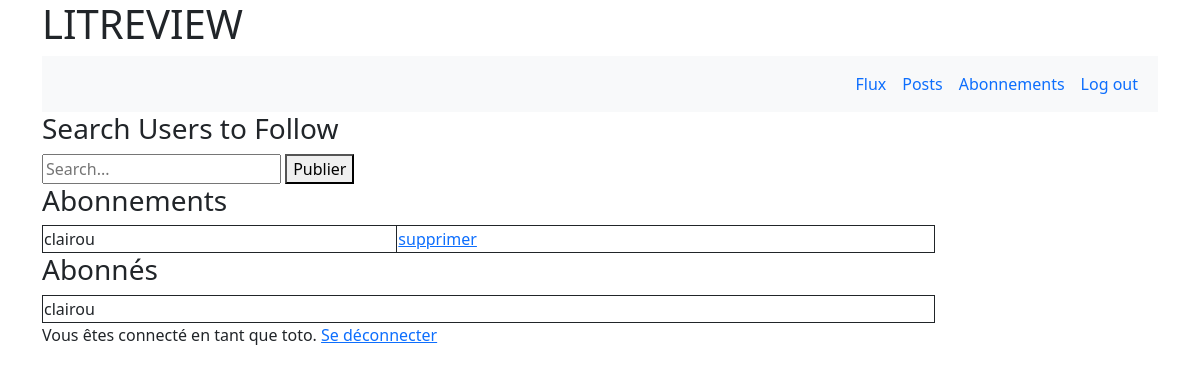
Before: /follows (signed in) with the older database file.
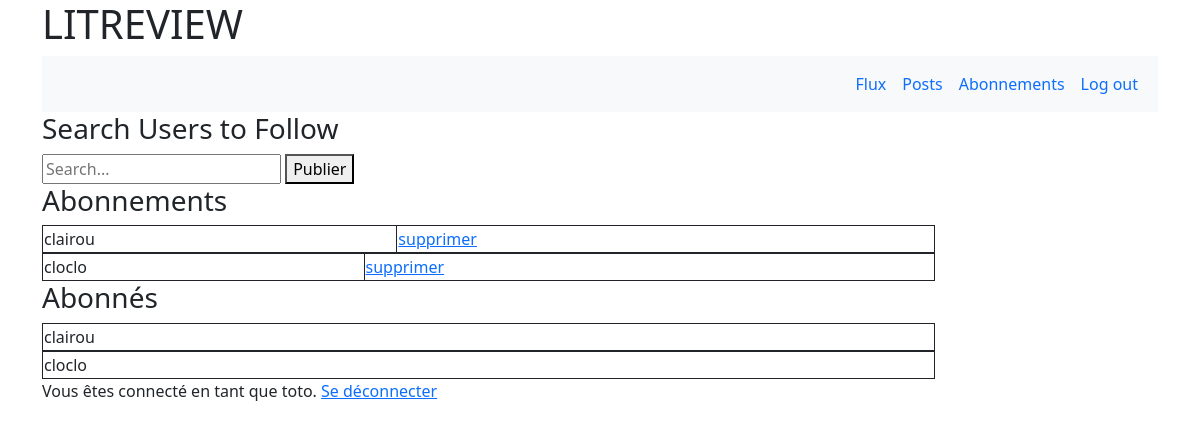
After: the same page with the newer database file.
### litreview/models.py (models this page shows, shortened)
class UserFollows(models.Model):
    user = models.ForeignKey(
        to=settings.AUTH_USER_MODEL, on_delete=models.CASCADE,
        related_name='following', blank=True, null=True)
    followed_user = models.ForeignKey(
        to=settings.AUTH_USER_MODEL, on_delete=models.CASCADE,
        related_name='followed_by', blank=True, null=True)
    class Meta:
        unique_together = ('user', 'followed_user',)

### authentication/models.py (models this page shows)
class User(AbstractUser):
    CREATOR = 'CREATOR'
    SUBSCRIBER = 'SUBSCRIBER'
    ROLE_CHOICES = (
        (CREATOR, 'Créateur'),
        (SUBSCRIBER, 'Abonné'),
    )
    role = models.CharField(max_length=30,
                            choices=ROLE_CHOICES,
                            verbose_name='Rôle')

### litreview/views.py (the view, shortened to what this page needs)
# urls.py: path('follows', views.follows_searched, name='follows'),
@login_required
def follows_searched(request):
    user_en_ligne = User.objects.get(id=request.user.id)
    following = user_en_ligne.following.all()
    followed = user_en_ligne.followed_by.all()
    return render(request, 'litreview/follows.html', {'following': following,
                                                      'followed': followed,
                                                      })

### litreview/templates/litreview/follows.html (shortened to what this page needs)
{% extends 'base.html' %}
{% block content %}
{% include 'litreview/nav.html' %}
    <h3>Search Users to Follow</h3>
    <form method=POST >
        <input type="text" placeholder="Search..." name="searched">
        <button type="submit" >Publier</button>
    </form>
<h3>Abonnements</h3>
<div class="following">
{% for follow in following %}
      <table>
  <tr>
    <td>{{ follow.followed_user }}</td>
      <td><a href="{% url 'follow_delete' follow.id %}">supprimer</a></td>
    </tr>
        </table>
{% endfor %}
    </div>
<h3>Abonnés</h3>
<div class="followed">
{% for follow in followed %}
      <table>
  <tr>
    <td>{{ follow.user }}</td>
    </tr>
        </table>
{% endfor %}
    </div>
{% endblock content %}

### templates/base.html (shortened to what this page needs)
{% load static %}
{{ '<' }}{{ '!DOCTYPE html>' }}
<html lang="en">
  <head>
    <link href="https://cdn.jsdelivr.net/npm/bootstrap@5.1.3/dist/css/bootstrap.min.css" rel="stylesheet">
    <link rel="stylesheet" type="text/css" href="{% static 'litreview/style.css' %}">
    <link rel="stylesheet" href="https://cdnjs.cloudflare.com/ajax/libs/font-awesome/4.7.0/css/font-awesome.min.css">
  </head>
  <body>
  <div class="container">
    <h1>LITREVIEW</h1>
    {% block content %}{% endblock content %}
    {% if user.is_authenticated %}
            <p>Vous êtes connecté en tant que {{ request.user }}. <a href="{% url 'logout' %}">Se déconnecter</a></p>
    {% endif %}
    </div>
  </body>
</html>

### litreview/templates/litreview/nav.html (shortened to what this page needs)
{% block content %}
<nav class="navbar navbar-expand-lg bg-light">
  <div class="container-fluid">
    <div class="collapse navbar-collapse" id="navbarSupportedContent">
      <ul class="navbar-nav ms-auto mb-2 mb-lg-0">
            <li class="nav-item"><a class="nav-link" href="{% url 'feed' %}">Flux</a></li>
              <li class="nav-item"><a class="nav-link" href="{% url 'posts' %}">Posts</a></li>
              <li class="nav-item"><a class="nav-link" href="{% url 'follows' %}">Abonnements</a></li>
              <li class="nav-item"><a class="nav-link" href="{% url 'logout' %}">Log out</a></li>
      </ul>
    </div>
  </div>
</nav>
{% endblock content %}

### litreview/static/litreview/style.css (style rules this page uses)
table, td { border: 1px solid; border-collapse: collapse; }
table { width: 80%; }

Changed rows visible on the page:
added UserFollows: followed_user "cloclo", shown under "Abonnements"
added UserFollows: user "cloclo", shown under "Abonnés"
